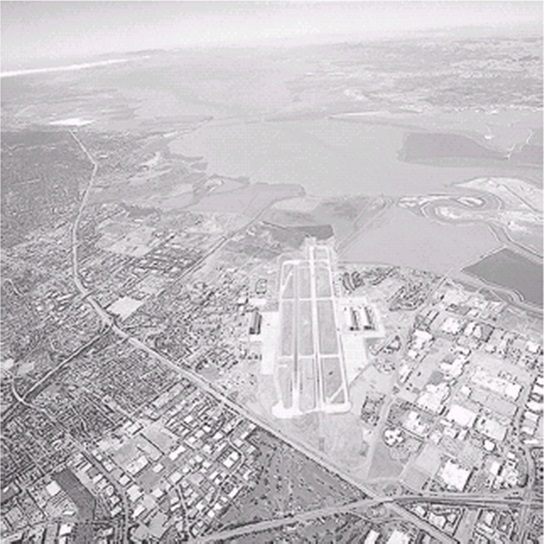
%> input picture ivp lab/iivp-lab-2017/iivp-lab-2017/Lab2 Adv/Image.jpg, 544 x 544 px
$ octave q1.m   (GNU Octave 9; MATLAB toolbox functions it lacks are replaced by stand-ins)
%> lines starting %> are read from the running program, lines starting %| are printed output that depends on the picture
clear;
img = imread('Image.jpg');
%> img is the input picture: size 544x544x3 uint8; mean R, G, B 194.3, 190.7, 194.4
grayImg = rgb2gray(img);
doubleImg = im2double(grayImg);
[m n] = size(doubleImg);
%> m = 544; n = 544

c = 2;
g =[0.8 1 3 5 6];
hold on;
subplot(2,3,1), subimage(img), title(1);
for r=1:length(g)
    for p = 1 : m
        for q = 1 : n
            I(p, q) = c * doubleImg(p, q).^ g(r);
        end
    end
    subplot(2,3,r+1), subimage(I), title(r+1);
end
%> this loop made 5 passes
%> pass 1, `subimage(I)`:
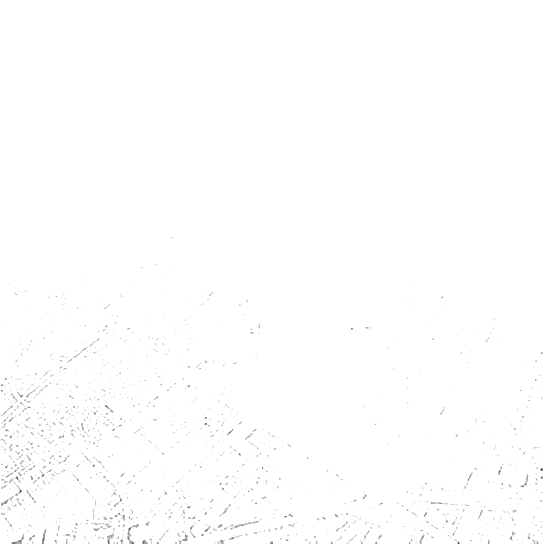
%> displayed picture: size 544x544, on the screen's scale of 0 to 255; min 61, max 255, mean 254.1
%> pass 2, `subimage(I)`:
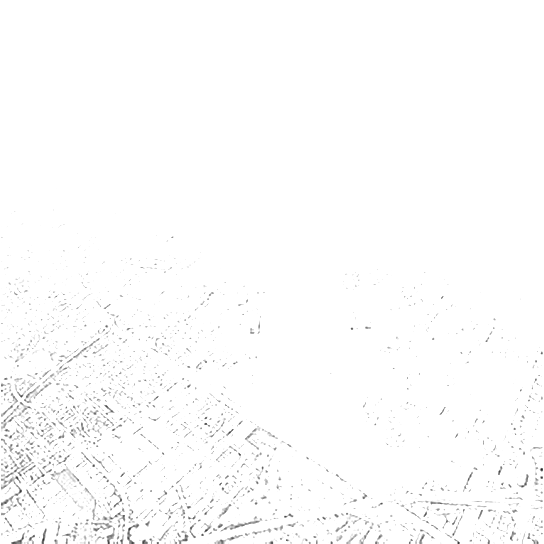
%> displayed picture: size 544x544, on the screen's scale of 0 to 255; min 36, max 255, mean 252.5
%> after the loop:
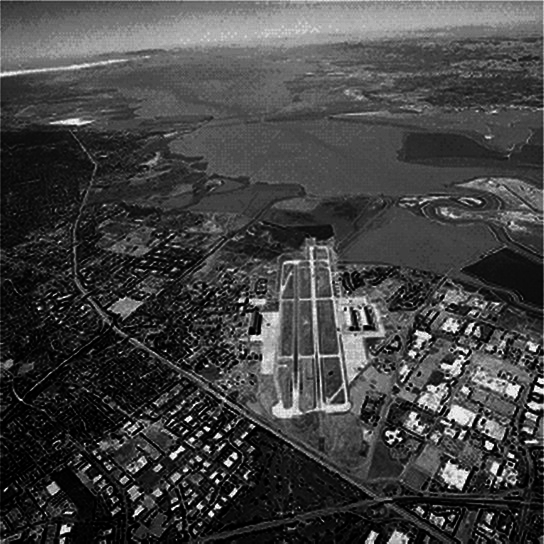
%> I: size 544x544 double; min 2.47e-07, max 2, mean 0.52; drawn with min black and max white
%> after the loop:
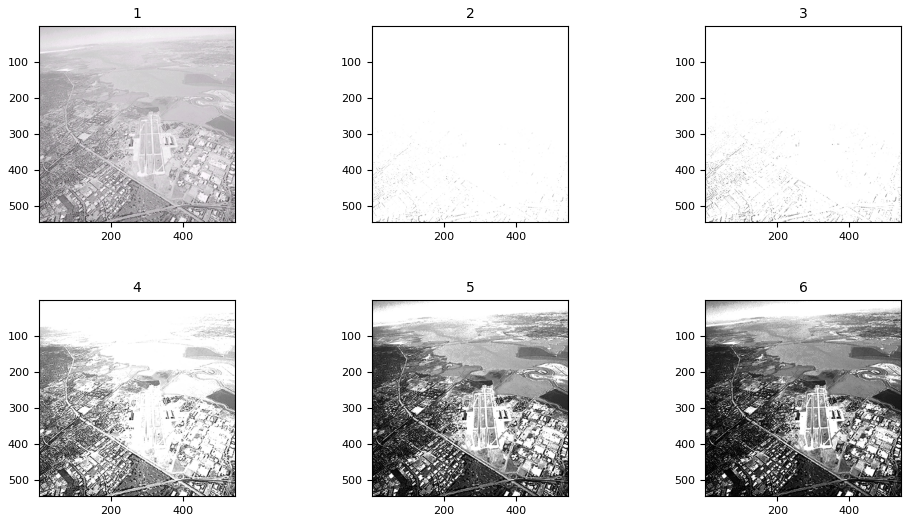
%> figure redrawn from the program's plot data, 6 panels
